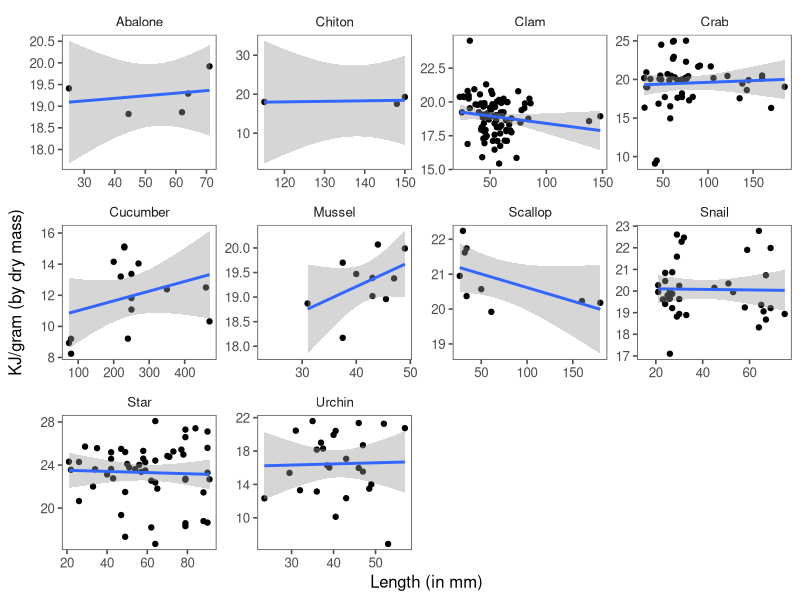
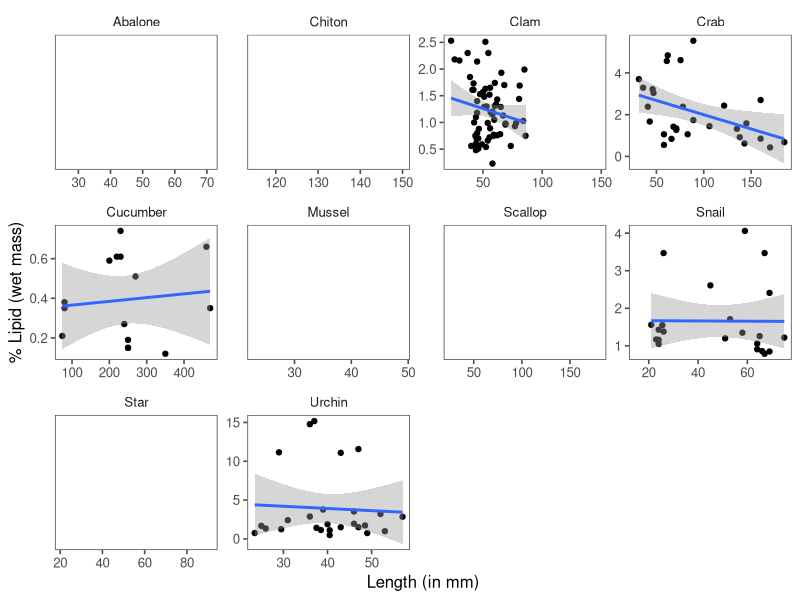
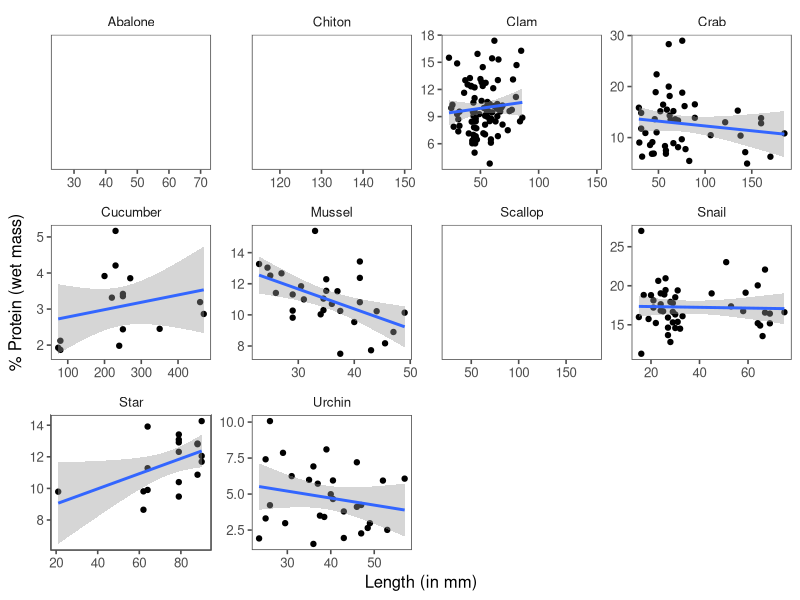
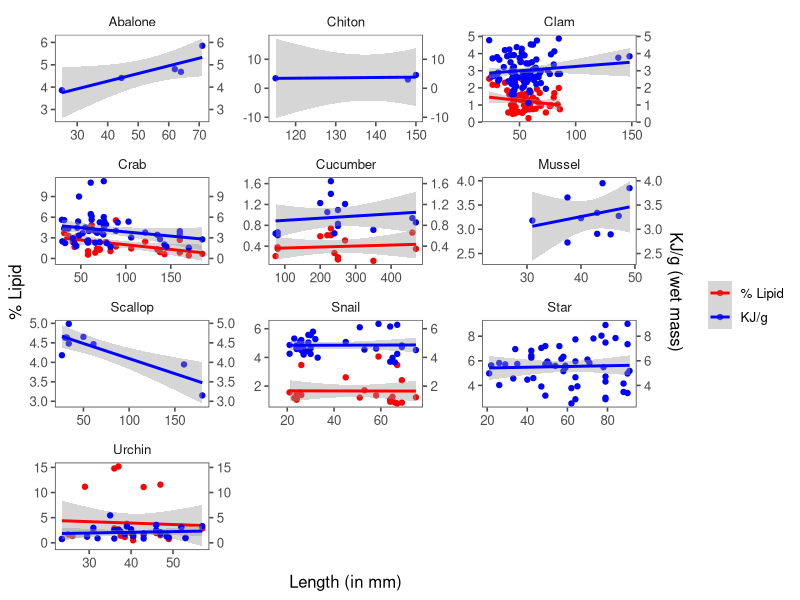
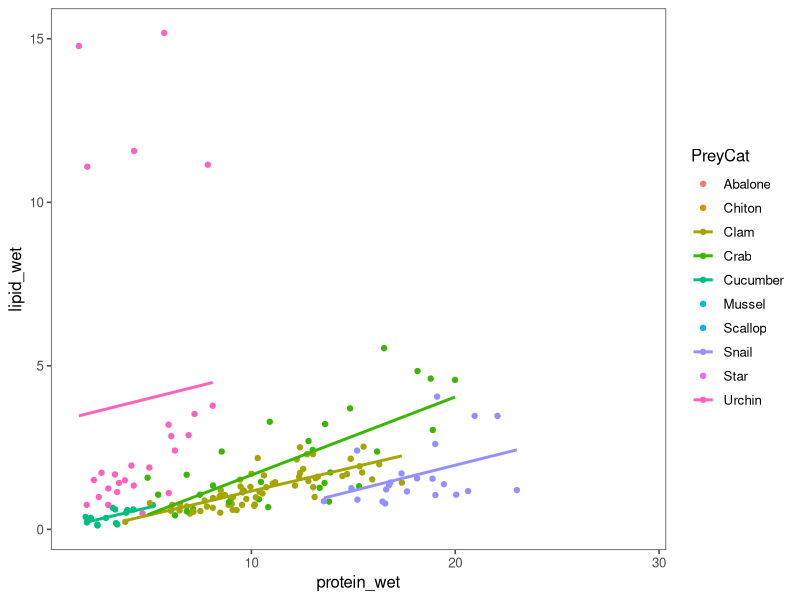

R code for these plots, in order: (Note: this script raises an error after producing the figures.)
## ---- chunk 1
knitr::opts_chunk$set(echo = TRUE)
## ---- chunk 2
library(dplyr)
library(tidyr)
library(ggplot2)
library(ggthemes)


plab <- read.csv("plab.csv")
summary <- read.csv("Summary_PC.csv")
## ---- chunk 3
summary.short <- select(summary, SIN, Size.mm, Species, Frozen.Weight,
                        Live.Weight, Dissected.Weight, Site.location, Season, PreyCat)
all <- left_join(plab, summary.short, by="SIN")
## ---- chunk 4
# remember moisture is currently in xx.xx, and we need 0.xxxx
all$KJ.wetgram <-NA
all$KJ.wetgram <- (1-(all$moisture/100))*all$KJ
#Removing NA in PreyCat
all<-all %>% drop_na(PreyCat)
## ---- chunk 5
ggplot(data= all, aes(x=Size.mm, y=KJ)) +
  geom_point() + theme_few() +
  stat_smooth(method= "lm") +
  labs(x= "Length (in mm)", y="KJ/gram (by dry mass)")  +
  facet_wrap(vars(PreyCat), scales= "free")
## ---- chunk 6
ggplot(data= all, aes(x=Size.mm, y=lipid_wet)) +
  geom_point() + theme_few() +
  stat_smooth(method= "lm") +
  labs(x= "Length (in mm)", y="% Lipid (wet mass)")  +
  facet_wrap(vars(PreyCat), scales= "free")
## ---- chunk 7
ggplot(data= all, aes(x=Size.mm, y=protein_wet)) +
  geom_point() + theme_few() +
  stat_smooth(method= "lm") +
  labs(x= "Length (in mm)", y="% Protein (wet mass)")  +
  facet_wrap(vars(PreyCat), scales= "free")
## ---- chunk 8
ggplot(data= all) + theme_few() +
  geom_point(aes(x=Size.mm, y=lipid_wet, color= "% Lipid")) + 
  stat_smooth(aes(x=Size.mm, y=lipid_wet, color= "% Lipid"), method= "lm") +
  labs(x= "Length (in mm)", y="% Lipid")  +
  geom_point(aes(x=Size.mm, y=KJ.wetgram, color="KJ/g")) +
  stat_smooth(aes(x=Size.mm, y=KJ.wetgram, color="KJ/g"), method= "lm") +
  scale_color_manual(name='', values=c("% Lipid"="Red", "KJ/g"="Blue"))+
  scale_y_continuous(sec.axis = sec_axis(~., name ="KJ/g (wet mass)" )) +
  facet_wrap(vars(PreyCat), nrow = 4, scales= "free")
## ---- chunk 9
ggplot(data= all, aes(x=protein_wet, y=lipid_wet, color = PreyCat)) +
  theme_few() +
  geom_point() +
  stat_smooth(formula = y~x, se= FALSE, method= lm)

## ---- chunk 10
ggplot(data= all, aes(x=Season, y=lipid_wet)) +
  geom_point() + theme_few() +
  stat_smooth(aes(x=as.numeric(Season), y=lipid_wet)) +
  labs(x= "", y="% Lipid")  +
  facet_wrap(vars(PreyCat), scales = "free", nrow=4)
## ---- chunk 11
ggplot(data= all, aes(x=Season, y=protein_wet)) +
  geom_point() + theme_few() +
  stat_smooth(aes(x=as.numeric(Season), y=protein_wet)) +
  labs(x= "", y="% Lipid")  +
  facet_wrap(vars(PreyCat), scales = "free", nrow=4)
## ---- chunk 12
ggplot(data= all, aes(y=KJ, x=Season), na.rm=TRUE) +
  geom_point() + theme_few() +
  stat_smooth(aes(x=as.numeric(Season), y=KJ)) +
  labs(x="Season", y="KJ (g)") +
  facet_wrap(vars(PreyCat))
